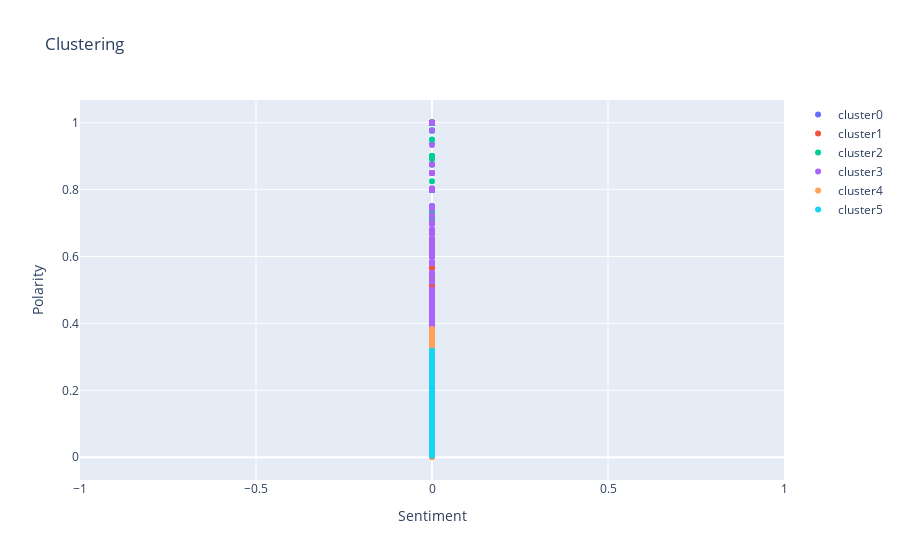

Notebook source saved alongside this figure:
### Code cell
# Plot the clusters onto a graph through a Scatter Plot that displays specific cluster data points.
plot_data = []
for clus in set(data_km['cluster']):
    df = data_km[data_km['cluster'] == clus]
    plot_data.append(go.Scatter(x=df['sentiment'], y=df['polarity'],
                                text=df['Artist'],
                                name='cluster' + str(clus), mode='markers'))
    
# Added the succeeding source-code for cluster centers.
# df_cc = pd.DataFrame(km_pos.cluster_centers_)
# plot_data.append(go.Scatter(x=df_cc[1], y=df_cc[0],
#                             text=df['name'],
#                             name='cluster center', mode='markers'))

layout = go.Layout(xaxis=dict(title='Sentiment'), yaxis=dict(title='Polarity'),
                   title='Clustering')
fig = go.Figure(data=plot_data, layout=layout)
plotly.offline.iplot(fig)

### Figure 1 — Plotly figure (JSON) as saved in the notebook; plotly's stock layout.template omitted (floating-point values rounded to 4 significant figures; data arrays with more than 128 entries replaced by an {"elided": "..."} marker saying what was removed)
{"data": [{"mode": "markers", "name": "cluster0", "text": {"elided": "2186 int values"}, "type": "scatter", "x": {"elided": "2186 int values"}, "y": {"elided": "2186 float values"}}, {"mode": "markers", "name": "cluster1", "text": {"elided": "760 int values"}, "type": "scatter", "x": {"elided": "760 int values"}, "y": {"elided": "760 float values"}}, {"mode": "markers", "name": "cluster2", "text": {"elided": "277 int values"}, "type": "scatter", "x": {"elided": "277 int values"}, "y": {"elided": "277 float values"}}, {"mode": "markers", "name": "cluster3", "text": {"elided": "441 int values"}, "type": "scatter", "x": {"elided": "441 int values"}, "y": {"elided": "441 float values"}}, {"mode": "markers", "name": "cluster4", "text": {"elided": "526 int values"}, "type": "scatter", "x": {"elided": "526 int values"}, "y": {"elided": "526 float values"}}, {"mode": "markers", "name": "cluster5", "text": {"elided": "872 int values"}, "type": "scatter", "x": {"elided": "872 int values"}, "y": {"elided": "872 float values"}}], "layout": {"title": {"text": "Clustering"}, "xaxis": {"title": {"text": "Sentiment"}}, "yaxis": {"title": {"text": "Polarity"}}}}
